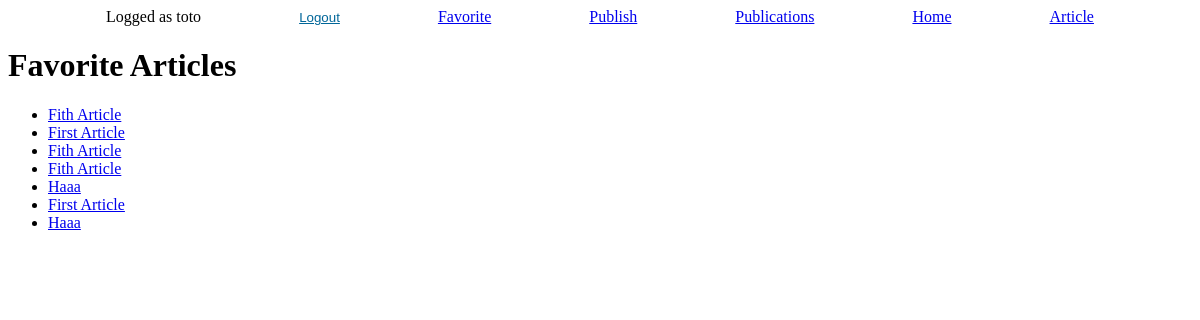
The app's page /favorites/ (signed in), older data.
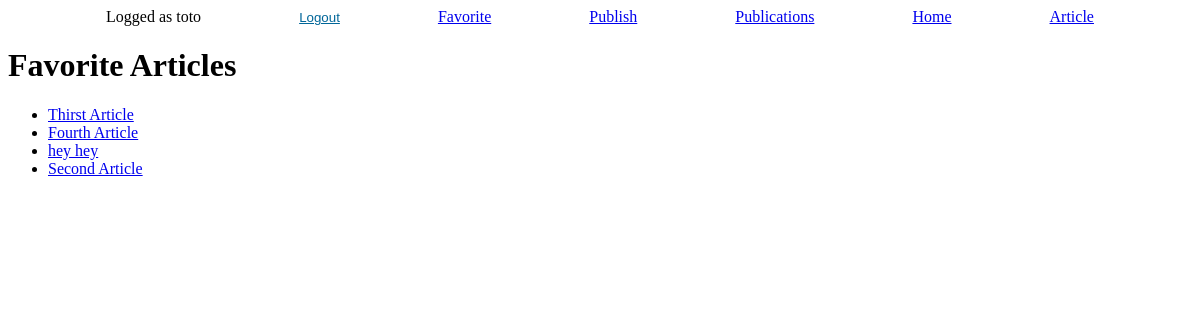
The same page, newer data.
### articles/models.py (models this page shows, shortened)
class UserFavouriteArticle(models.Model):
    user = models.ForeignKey(User, on_delete=models.CASCADE, related_name='favorite_articles')
    article = models.ForeignKey(Article, on_delete=models.CASCADE)

class Article(models.Model):
    title = models.CharField(max_length=64)
    author = models.ForeignKey(User, on_delete=models.CASCADE)
    created = models.DateTimeField(auto_now_add=True)
    synopsis = models.CharField(max_length=312)
    content = models.TextField()

### articles/views.py (the view)
# urls.py: path('favorites/', Favorites.as_view(), name='favorites'),
class Favorites(LoginRequiredMixin, ListView):
    model = UserFavouriteArticle
    template_name = 'FavoriteArticlesView.html'
    context_object_name = 'favorite_articles'
    def get_queryset(self):
        return UserFavouriteArticle.objects.filter(user=self.request.user)

### articles/templates/FavoriteArticlesView.html
{% extends "base_generic.html" %}
{% block content %}
  <h1>Favorite Articles</h1>
  <ul>
    {% for favorite_article in favorite_articles %}
      <li><a href="{% url 'article-detail' favorite_article.article.pk %}">{{ favorite_article.article.title }}</a></li>
    {% endfor %}
  </ul>
{% endblock %}

Row changes from the older to the newer data that the page shows:
removed UserFavouriteArticle: article "Haaa"
removed UserFavouriteArticle: article "First Article"
removed UserFavouriteArticle: article "Haaa"
changed UserFavouriteArticle: article "Fith Article" → "Thirst Article"
changed UserFavouriteArticle: article "First Article" → "Fourth Article"
changed UserFavouriteArticle: article "Fith Article" → "hey hey"
changed UserFavouriteArticle: article "Fith Article" → "Second Article"
